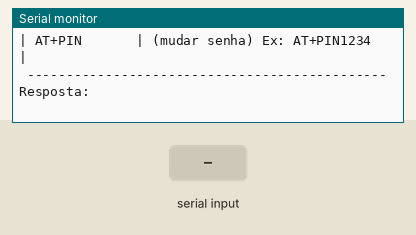
This sketch was run on a simulated Arduino Uno, built with avr-gcc and run on an emulated ATmega328P. Shown: the last lines printed to the serial monitor. The test bench sets the inputs (shaded band).

Above: at 1.2 s.
1.3 s: "1" received over the second serial link
At 1.8 s:
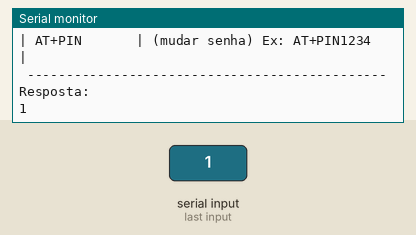
2.8 s: "0" received over the second serial link
At 4.2 s:
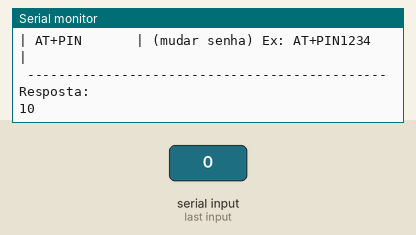

Measured:
- after the input at 1.3 s, the serial monitor: prints a new line at once (image 1)
- after the input at 2.8 s, the serial monitor: prints a new line at once (image 2)

The sketch:

setar_HC-06.ino
```cpp
/*
  Setar módulo bluetooth HC-06
  @author Professor José de Assis
  @link https://roboticapratica.com.br/

   ------------------
  | Módulo | Arduino |
  | VCC    | 5V      |
  | GND    | GND     |
  | TX     | pino 2  |
  | RX *   | pino 3  |
   ------------------

   * Usar divisor de tensão

     ----- 1K ----- pino 3
   /
  RX
   \
     ----- 2K ----- GND

*/

#include <SoftwareSerial.h>
SoftwareSerial modulo(2, 3);
String comando = "";
void setup() {
  modulo.begin(9600);
  Serial.begin(115200);
  Serial.println("1. Configure o monitor serial para [No Line Ending] e [115200 baud]");
  Serial.println("2. Digite o comando desejado na caixa de entrada");
  Serial.println(" ----------------------------------------------");
  Serial.println("| COMANDO      | RESPOSTA                      |");
  Serial.println("| AT           | OK                            |");
  Serial.println("| AT+VERSION   | (identificar firmware)        |");
  Serial.println("| AT+NAME      | (mudar SSID) Ex: AT+NAMEHC06  |");
  Serial.println("| AT+PIN       | (mudar senha) Ex: AT+PIN1234  |");
  Serial.println(" ----------------------------------------------");
  Serial.println("Resposta:");
}

void loop() {
  if (modulo.available())  {
    while (modulo.available())    {
      comando += (char)modulo.read();
    }
    Serial.print(comando);
    comando = "";
  }

  if (Serial.available())  {
    delay(10);
    modulo.write(Serial.read());
  }
}
```
